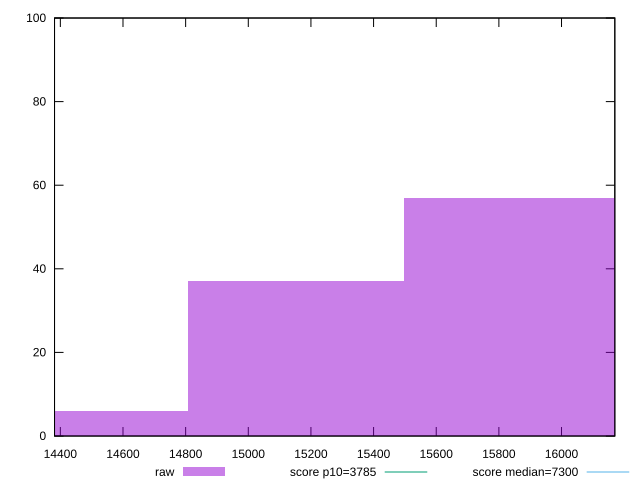

This chart was generated by the following gnuplot code:
reset

$raw <<EOF
15152.098570210152 37
15840.830323401522 57
14463.366817018781 6
EOF

set key outside below
set boxwidth 688.7317531913706
set xrange [14381.4375:16170.149999999998]
set yrange [0:100]
set trange [0:100]
set style fill transparent solid 0.5 noborder

set parametric
set terminal svg size 640, 490 enhanced background rgb 'white'
set output "report/report_00029_2021-02-24T13-36-40.390Z/interactive/samples/astro/raw/histogram.svg"

plot $raw title "raw" with boxes, \
     3785,t title "score p10=3785", \
     7300,t title "score median=7300"

reset
